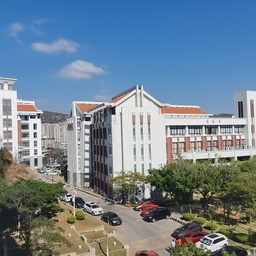
#> input picture Image_Stitching/图像拼接数据/旋转_缩放/1/1.jpg, 256 x 256 px, shrunk from 2448 x 2448 before the run; its folder holds 4 pictures in this run
$ jupyter execute Image_Stitching.ipynb   (shell and % lines are left out)
#> lines starting #> are read from the running program, lines starting #| are printed output that depends on the picture
[cell 1]
import cv2
import glob
import numpy as np
import matplotlib.pyplot as plt
import sys

[cell 2]
def show_img(img):
    img = np.uint8(img)
    x,y = img.shape[0], img.shape[1]
    cv2.imshow("img", img)
    cv2.waitKey(0)
    cv2.destroyAllWindows()

[cell 3]
# 采集特征点
def get_Homo_matrix(img1, img2):
    orb = cv2.ORB_create(5000)
    kp1, des1 = orb.detectAndCompute(img1, None)
    kp2, des2 = orb.detectAndCompute(img2, None)                 # 检测特征点
    bf = cv2.BFMatcher(cv2.NORM_HAMMING, crossCheck=True)       # 暴力匹配
    matches = bf.match(des1, des2)
    # 选取前100个匹配度较高的点
    matches = sorted(matches, key=lambda x: x.distance)[:100]
    if verbose:
        show_img(cv2.drawMatches(img1, kp1, img2, kp2, matches, None, flags=2))

    pts1 = []
    pts2 = []
    for m in range(len(matches)):
        pts1.append(kp1[matches[m].queryIdx].pt)
        pts2.append(kp2[matches[m].trainIdx].pt)

    # 单应性匹配
    H, mask = cv2.findHomography(np.float32(pts1), np.float32(pts2), cv2.RANSAC)

#     # 基础矩阵匹配
#     H, mask = cv2.findFundamentalMat(np.float32(pts1), np.float32(pts2), cv2.RANSAC)

    if verbose:
        matches = np.array(matches)
        matches = matches[mask.ravel() == 1].tolist()
        show_img(cv2.drawMatches(img1, kp1, img2, kp2, matches, None, flags=2))

    return H, mask

[cell 4]
# 仿射变换后的图像拼接
def stitch_images(src, dst):
    H, W = src.shape[0], src.shape[1]
    for i in range(H):
        for j in range(W):
            flag = (src[i, j, :] != np.array([0, 0, 0]))
            if flag.any():
                dst[i, j] = src[i, j]
    return dst

[cell 5]
# 去黑边
def remove_black_pad(img):
    H, W = img.shape[0], img.shape[1]

    left = 0
    for i in range(0, H):
        if (img[:, i, :] != np.array([0, 0, 0])).any():
            left = i
            break

    right = W
    for i in range(left, W):
        if (img[:, i, :] == np.array([0, 0, 0])).all():
            right = i
            break

    top = 0
    for i in range(0, H):
        if (img[i, :, :] != np.array([0, 0, 0])).any():
            top = i
            break

    bottom = H
    for i in range(top, H):
        if (img[i, :, :] == np.array([0, 0, 0])).all():
            bottom = i
            break
#     print(top,bottom,left,right)
    return img[top:bottom,left:right,:]

[cell 6]
# 对应变换拼接两张图片
def two_img_stitch(res, next_img):
    HH, extra = get_Homo_matrix(next_img, res)
    # res 不动，以res为视角对cur_img进行当前视角下的仿射变换
    img_changed = cv2.warpPerspective(next_img, HH, (res.shape[1] + next_img.shape[1], res.shape[0] + next_img.shape[0]))
    if verbose:
        show_img(img_changed)
    res = stitch_images(res, img_changed)
    # 去黑边
    res = remove_black_pad(res)
    # 加padding，防止界外截断
    res = cv2.copyMakeBorder(res, padd, padd, padd, padd, cv2.BORDER_CONSTANT, 0)
    if verbose:
        show_img(res)
    return res

[cell 7]
# 拼接图像队列，有固定视角
def imglist_stitch(imglist):
    img_count = len(imglist)
#     view_point = int(img_count/2)
    view_point = 0
    res = imglist[view_point].copy()

    for cur_img_idx in range(img_count):
        print("%d/%d" % (cur_img_idx + 1, img_count))
        if cur_img_idx!=view_point:
            cur_img = imglist[cur_img_idx]
            res = two_img_stitch(res, cur_img)

    res = remove_black_pad(res)
    return res

[cell 8]
# 拼接图像队列，以类似于haffman树的方式拼接
# 视角尽量往中间靠
def imglist_stitch_haff(imglist):

    img_count = len(imglist)
    mid_idx = (img_count/2.0)

    while True:
        if(img_count<=1):
            break

        new_stitch_imglist = []

        for cur_img_idx in range(0, img_count - 1, 2):
            print("%d/%d" % (cur_img_idx + 1, img_count))
            res = imglist[cur_img_idx].copy()
            next_img = imglist[cur_img_idx + 1].copy()
            # 以靠近中间视角的图像作为不动图，另一张图进行仿射变换
            if cur_img_idx < mid_idx:
                res, next_img = next_img, res
            res = two_img_stitch(res, next_img)
            new_stitch_imglist.append(res)

        # 单数图剩最后一张
        if(img_count % 2 == 1):
            print("%d/%d" % (img_count - 1, img_count))
            res = imglist[img_count - 1 - 1].copy()
            next_img = imglist[img_count - 1].copy()
            res = two_img_stitch(res, next_img)
            new_stitch_imglist.append(res)

        imglist = new_stitch_imglist.copy()
        img_count = len(imglist)
        mid_idx = int(img_count/2)

    res = remove_black_pad(imglist[0])

    return res

[cell 9]
# 中文路径图像读取
def cv2_imread(filePath):
#> called with filePath = './图像拼接数据/旋转_缩放/1/1.jpg'
    cv2_img=cv2.imdecode(np.fromfile(filePath,dtype=np.uint8),-1)
#> cv2_img is the input picture: shape (256, 256, 3); mean B, G, R 144.7, 130.2, 111.7
    return cv2_img

[cell 10]
# 中文路径图像写入
def cv2_imwrite(filePath, img):
    cv2.imencode('.jpeg', img)[1].tofile(filePath)

[cell 11]
if __name__ == '__main__':

    file_path = "./图像拼接数据/旋转_缩放/1/"
#     file_path = "./data/"
    filename_list = glob.glob(file_path + "*.jpg")
    # 如果需要查看详细过程的话，建议缩小一定的图片比例
    verbose = False
    padd = 0
    # 图片缩放比例
    # 如果进行图像缩放，有可能会使得图像拼接失败
    img_scale = 1
    img_list = []
    for filename in filename_list:
#         img = cv2.imread(filename)
        img = cv2_imread(filename)
        x, y, _ = img.shape
#> x = 256; y = 256
        img = cv2.resize(img, (y // img_scale, x // img_scale))
        padd = max(padd,max(x // img_scale,y // img_scale))
#> padd = 256
        img = cv2.copyMakeBorder(img, padd, padd, padd, padd, cv2.BORDER_CONSTANT, 0)
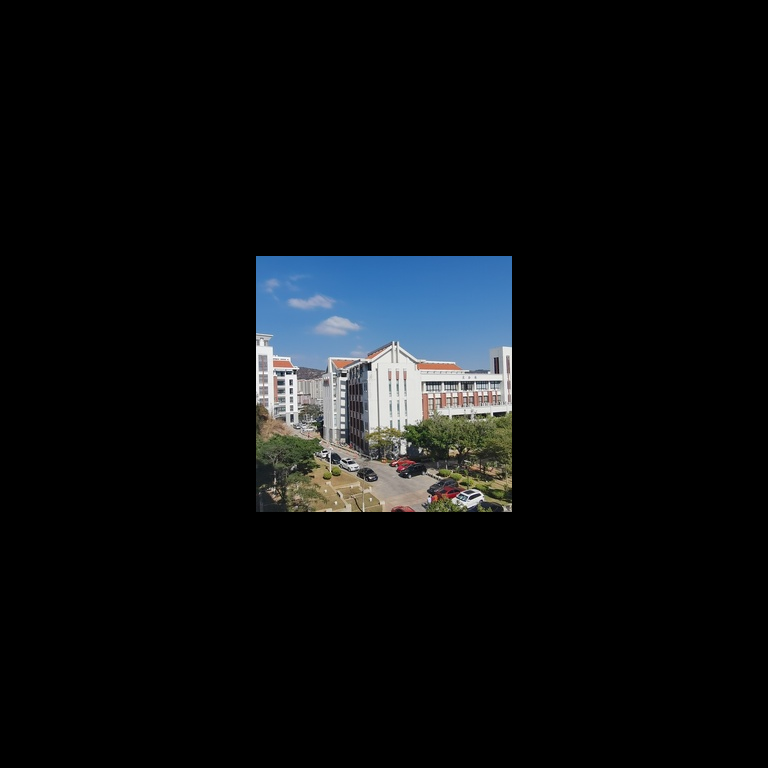
#> img: shape (768, 768, 3); mean B, G, R 16.1, 14.5, 12.4
        img_list.append(img)
#> pass 2 of the loop `for filename in filename_list:`:
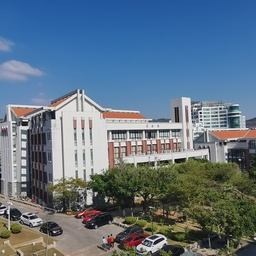
#> input picture Image_Stitching/图像拼接数据/旋转_缩放/1/2.jpg, 256 x 256 px, shrunk from 2448 x 2448 before the run
#> in cv2_imread, cv2_img is the input picture: shape (256, 256, 3); mean B, G, R 131.9, 115.3, 96.1
#> `img = cv2.copyMakeBorder(img, padd, padd, padd, padd, cv2.BORDER_CONST..`:
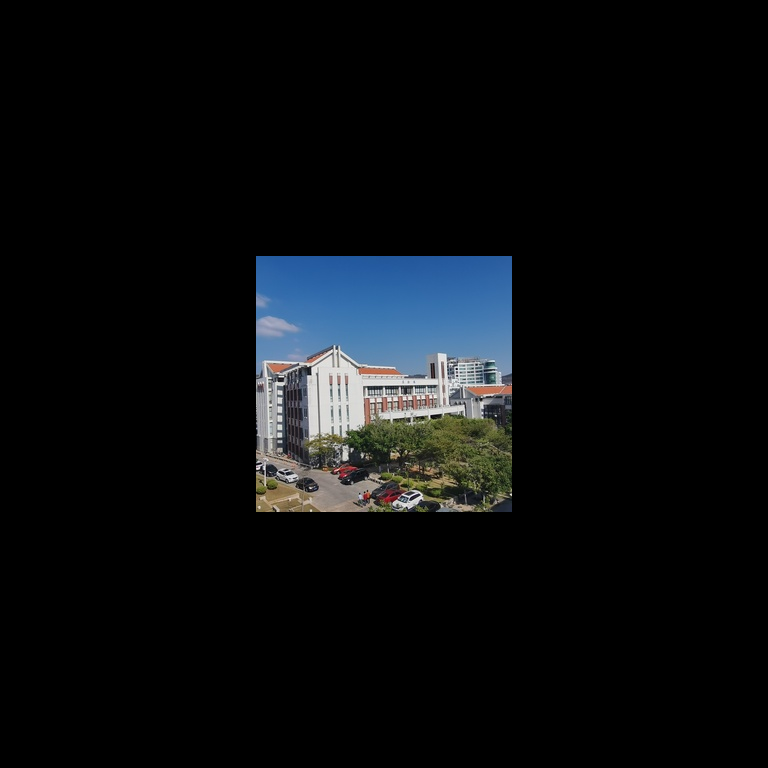
#> img: shape (768, 768, 3); mean B, G, R 14.7, 12.8, 10.7
#> pass 3 of the loop `for filename in filename_list:`:
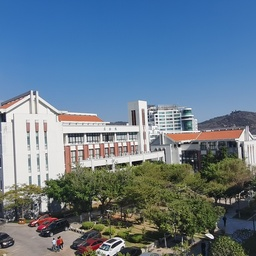
#> input picture Image_Stitching/图像拼接数据/旋转_缩放/1/3.jpg, 256 x 256 px, shrunk from 2448 x 2448 before the run
#> in cv2_imread, cv2_img is the input picture: shape (256, 256, 3); mean B, G, R 140.7, 122.6, 101.5
#> `img = cv2.copyMakeBorder(img, padd, padd, padd, padd, cv2.BORDER_CONST..`:
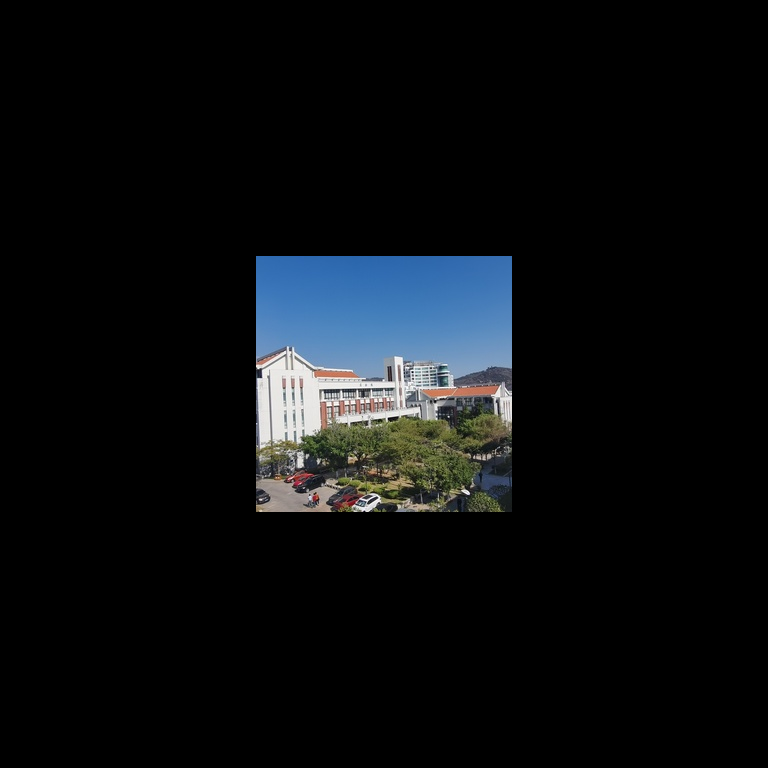
#> img: shape (768, 768, 3); mean B, G, R 15.6, 13.6, 11.3
#> the loop made 4 passes; the first 3 are shown

    if(len(img_list) == 0):
        print("当前文件夹内没有图像！")
        sys.exit()

    combine = imglist_stitch_haff(img_list.copy())
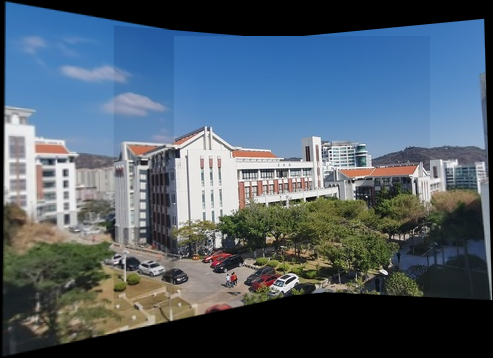
#> combine: shape (358, 493, 3); mean of channels 0, 1, 2 108.5, 95, 79.9; drawn as B, G, R
#     cv2.imwrite(file_cudapath + "final_huff.jpeg", combine)
    cv2_imwrite(file_path + "final_huff.jpeg", combine)
    show_img(combine)
